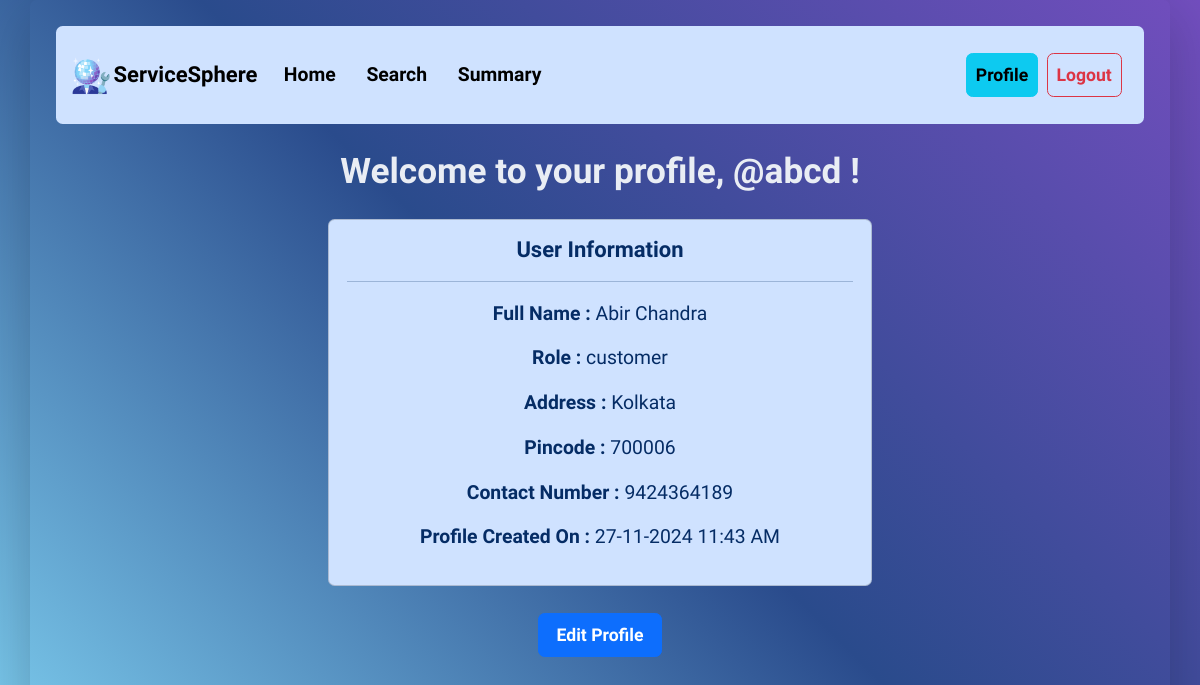
The app's page /profile (signed in) with its own data.
### application/models.py (models this page shows)
class User(db.Model, UserMixin):
    __tablename__ = "users"
    id = db.Column(db.Integer, primary_key=True)
    username = db.Column(db.String(32), nullable=False, unique=True)
    password_hashed = db.Column(db.String(256), nullable=False)
    role = db.Column(db.Enum("admin", "customer", "professional"), nullable=False)
    status = db.Column(db.Enum("pending", "verified", "blocked"), nullable=False)
    fullname = db.Column(db.String(64), nullable=False)
    address = db.Column(db.String(256), nullable=False)
    pincode = db.Column(db.Integer, nullable=False)
    contact_number = db.Column(db.Integer, nullable=False)
    service_type = db.Column(db.Integer, db.ForeignKey("services.id"), nullable=True)
    experience = db.Column(db.Integer, nullable=True)
    created_at = db.Column(db.DateTime, default=datetime.now(timezone(timedelta(hours=5, minutes=30))))
    provider = db.relationship("Service", back_populates="provided_by", uselist=False)
    customer_requests = db.relationship("ServiceRequest", back_populates="customer", foreign_keys="ServiceRequest.customer_id")
    professional_requests = db.relationship("ServiceRequest", back_populates="professional", foreign_keys="ServiceRequest.professional_id")

### app.py (the view)
@app.route("/profile")
@login_required
def profile_details():
    return render_template("profile.html")

### app.py (called while the page is built)
@login_manager.user_loader
def load_user(user_id):
    return User.query.get(int(user_id))

### templates/profile.html (shortened to what this page needs)
{% extends "base.html" %}
{% block content %}
{% include 'navbar.html' %}
<h2 class="m-4">Welcome to your profile, @{{ current_user.username }} !</h2>
<div class="d-flex align-items-center justify-content-center">
    <div class="card w-50 bg-primary-subtle text-primary-emphasis">
        <div class="card-body">
            <h5 class="card-title">User Information</h5>
            <hr>
            <p><b>Full Name : </b> {{ current_user.fullname }}</p>
            <p><b>Role : </b> {{ current_user.role }}</p>
            <p><b>Address : </b> {{ current_user.address }}</p>
            <p><b>Pincode : </b> {{ current_user.pincode }}</p>
            <p><b>Contact Number : </b> {{ current_user.contact_number }}</p>
            <p><b>Profile Created On : </b> {{ current_user.created_at.strftime('%d-%m-%Y %I:%M %p') }}</p>
        </div>
    </div>
</div>
<div class="text-center mt-4">
    <a href="{{ url_for('edit_profile_details') }}" class="btn btn-primary mx-2 px-3">Edit Profile</a>
</div>
{% endblock %}

### static/css/style.css (style rules this page uses)
:root { --color-body: #E9EDF4; --color-base: #2A4B8C; --color-base2: #141469; --color-brand: #80D2F2; --color-brand2: #724EBE; --font-base: "Commissioner"; }
html, body { background: linear-gradient(45deg, var(--color-brand) 0%, var(--color-base) 50%, var(--color-brand2) 100%); background-attachment: fixed; background-size: cover; font-family: var(--font-base), sans-serif; line-height: 1.4; font-size: 1.1rem; }
h1, h2, h3, h4, h5, h6 { color: var(--color-body); font-weight: 800; }
a { color: var(--color-brand); text-decoration: none; transition: all 0.4s ease; }
.btn { padding: 8px 8px; font-weight: 700; cursor: pointer; }

### records on screen
User: username "abcd", fullname "Abir Chandra", role "customer", address "Kolkata", pincode "700006", contact_number "9424364189", created_at "27-11-2024 11:43 AM"
